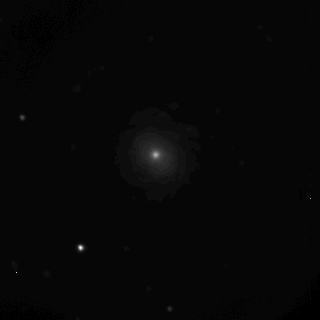
#> input picture 01_basic_notions/images/m51.tif, 320 x 320 px
$ jupyter execute --allow-errors 101_what_is_a_digital_image.ipynb
#> lines starting #> are read from the running program, lines starting #| are printed output that depends on the picture
[Back to the main menu](../README.md)</p>
[Back to the menu of chapter 01](./README.md)

<h1>Table of Contents<span class="tocSkip"></span></h1>
<div class="toc"><ul class="toc-item"><li><span><a href="#Preamble" data-toc-modified-id="Preamble-1"><span class="toc-item-num">1&nbsp;&nbsp;</span>Preamble</a></span></li><li><span><a href="#Pixels-:-an-image-as-a-table-of-numbers" data-toc-modified-id="Pixels-:-an-image-as-a-table-of-numbers-2"><span class="toc-item-num">2&nbsp;&nbsp;</span>Pixels : an image as a table of numbers</a></span></li><li><span><a href="#Image-size-:-physical,-DPI,-interpolation-and-scaling" data-toc-modified-id="Image-size-:-physical,-DPI,-interpolation-and-scaling-3"><span class="toc-item-num">3&nbsp;&nbsp;</span>Image size : physical, DPI, interpolation and scaling</a></span><ul class="toc-item"><li><span><a href="#Physical-size" data-toc-modified-id="Physical-size-3.1"><span class="toc-item-num">3.1&nbsp;&nbsp;</span>Physical size</a></span></li><li><span><a href="#Interpolation" data-toc-modified-id="Interpolation-3.2"><span class="toc-item-num">3.2&nbsp;&nbsp;</span>Interpolation</a></span></li><li><span><a href="#DPI" data-toc-modified-id="DPI-3.3"><span class="toc-item-num">3.3&nbsp;&nbsp;</span>DPI</a></span><ul class="toc-item"><li><span><a href="#[Optional]-What-it-means-in-Python-terms-:" data-toc-modified-id="[Optional]-What-it-means-in-Python-terms-:-3.3.1"><span class="toc-item-num">3.3.1&nbsp;&nbsp;</span>[Optional] What it means in Python terms :</a></span></li><li><span><a href="#Illustration-:-a-figure's-size-when-set-to-be-printed-on-a-100-dpi-paper" data-toc-modified-id="Illustration-:-a-figure's-size-when-set-to-be-printed-on-a-100-dpi-paper-3.3.2"><span class="toc-item-num">3.3.2&nbsp;&nbsp;</span>Illustration : a figure's size when set to be printed on a 100 dpi paper</a></span></li><li><span><a href="#Illustration-:-the-same-figure's-size-when-set-to-be-printed-on-a-200-dpi-paper." data-toc-modified-id="Illustration-:-the-same-figure's-size-when-set-to-be-printed-on-a-200-dpi-paper.-3.3.3"><span class="toc-item-num">3.3.3&nbsp;&nbsp;</span>Illustration : the same figure's size when set to be printed on a 200 dpi paper.</a></span></li><li><span><a href="#Simulation-of-several-printing-situations" data-toc-modified-id="Simulation-of-several-printing-situations-3.3.4"><span class="toc-item-num">3.3.4&nbsp;&nbsp;</span>Simulation of several printing situations</a></span></li></ul></li></ul></li><li><span><a href="#Lookup-table-or-LUT-:-viewing-pixel-values-in-color." data-toc-modified-id="Lookup-table-or-LUT-:-viewing-pixel-values-in-color.-4"><span class="toc-item-num">4&nbsp;&nbsp;</span>Lookup table or LUT : viewing pixel values in color.</a></span></li><li><span><a href="#Bit-Depth" data-toc-modified-id="Bit-Depth-5"><span class="toc-item-num">5&nbsp;&nbsp;</span>Bit Depth</a></span></li></ul></div>

```
Author : Yannick Krempp
Cellular Imaging Facility
28.05.2020
```

# 101 - Pixel, size, color, and value : What is a digital image ?

## Preamble

To discover how a digital image is built and understood by a computer, there are a few notions you need to understand: **What are pixels, what is a digital image size and dimension, what about its color ?**

These notions are explored below.

> *Important note : You will see Python code. You can ignore the code parts if you're not familiar with, and come back later on to see how the figures and interactive views were generated*.

## Pixels : an image as a table of numbers

A digital image is just a table of numbers or a set of tables in the case of mutliple channels that represent the pixels and their respective intensities.

To illustrate this concept, we can fill a table with random values of 0 and 1 and display it as an image, and compare it to an actual image:

[cell 1]
import numpy as np
import pandas as pd
from skimage import io
import matplotlib.pyplot as plt
import random

random.seed()
df = pd.DataFrame(np.random.randint(0,2,size=(10, 10)))
#> (the rest of this cell did not finish here and is left out)

The right image is a sample from Fiji with 3 channels and 56 slices.

**We can display some of their values to understand how they are encoded:**

[cell 2]
print('Binary image: \n\n', df.head(100),'\n')
#> (the rest of this cell did not finish here and is left out)

## Image size : physical, DPI, interpolation and scaling

Usually people refer to image size as *how large* they see the image displayed. This is most of the time a false statement.
A better definition is that an image's **dimension** (or *digital size*) is only defined by its size **in pixels**.

On the other hand, the way a digital image is displayed **in physical size** depends both on the **characteristics of the  medium** it is represented on, and the choice the user makes to rescale it or not.

The medium's correspondance between the physical size and the number of pixels is called the **resolution** of the medium. Due to the nature of the medium, it can be **fixed** (e.g a computer screen) or **variable** (e.g. printing on paper).

> *When printing an image, the user has to decide what size the pixels of image should be, that is the resolution. But he can also decide what size to overall image should be via interpolation.*

> *If the user doesn't want to use interpolation when printing (to avoid resizing artifacts for instance) then **the size of the image is solely decided by its pixel size or resolution**. *

> *This resolution is represented by a number: the number of dots/points per inches or **DPI** (There's actually a diffrence between DPI and PPI, but this is beyond the scope of this course).*

### Physical size

As an interactive example, here is the same image displayed at different physical sizes **in inches** on your screen (use the slider).

> *The interpolation is handled by the drawing engine of the* `Matplotlib` *library used to represent these images.*

[cell 3]
df_2bit = pd.DataFrame(np.random.randint(0, 2, size=(10, 10)))

from ipywidgets import interact, IntSlider


def draw_fig_at_size(s):
    fig = plt.figure(figsize=(s, s))
    fig.add_subplot(1, 1, 1)
    plt.title(f"10x10 pixels, at size : {s} inches")
    plt.imshow(df_2bit, cmap="gray")


interact(
    draw_fig_at_size,
    s=IntSlider(min=2, max=10, step=1, value=5, continuous_update=True),
);
#> the sliders are set to s = 5
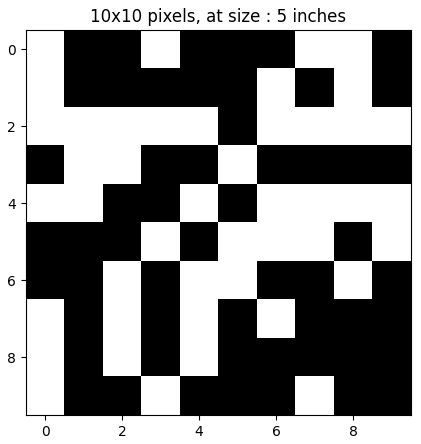
#> figure drawn by matplotlib, 1 panel

### Interpolation

If you represent each pixel of the image with a single pixel on your computer screen, you are viewing the image in its real dimension: **1 pixel from the image = 1 pixel on your screen**

> *This is often refered to as a **100% magnification** in your typical processing software.*

---

However, most the time this is not true, especially when using modern high resolution screens. In this case you are actually displaying your image with an **interpolation**.

> *Interpolation can also be used when displaying an image in a smaller size than it actually is (e.g showing a 1024x1024 pixels image in a 512x512 pixels canvas). *

---

**In summary, interpolation occurs when:**

- you are **upscaling** the image to recreate the missing pixels,
or
- you are **downscaling** the image to find the most representative value of a group of pixels.

> *There are many different algorithms used to interpolate an image from one size to another.*

**Here are some examples with our 10x10 pixels image:**

[cell 4]
fig, ax = plt.subplots(figsize=(20, 20), ncols=3)

map1 = ax[0].imshow(df_2bit.astype(float), cmap='gray', interpolation='nearest')
ax[0].set_title('Nearest neighbors')

map2 = ax[1].imshow(df_2bit.astype(float),cmap='gray', interpolation='bilinear')
ax[1].set_title('bilinear')

map3 = ax[2].imshow(df_2bit.astype(float),cmap='gray', interpolation='bicubic')
ax[2].set_title('Bicubic');
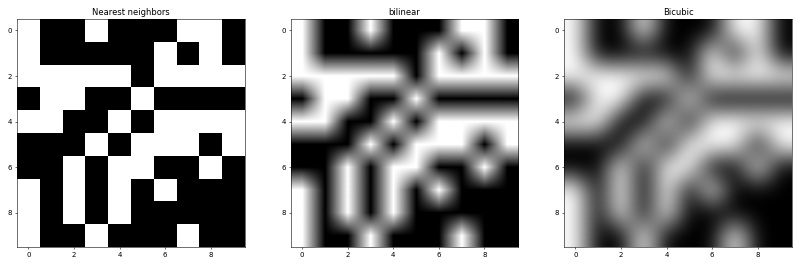
#> figure drawn by matplotlib, 3 panels
#> the sliders are set to image_size = 256, image_inches = 3, canvas_dpi = 150

**Here is an interactive example with a 10x10 pixels image and all the available interpolation methods:**

[cell 5]
df_2bit_100px = pd.DataFrame(np.random.randint(0, 2, size=(10, 10)))

from ipywidgets import *

interpol_options = [None, 'none', 'nearest', 'bilinear', 'bicubic', 'spline16',
           'spline36', 'hanning', 'hamming', 'hermite', 'kaiser', 'quadric',
           'catrom', 'gaussian', 'bessel', 'mitchell', 'sinc', 'lanczos']

def draw_fig_at_size(s, interpol):
    fig = plt.figure(figsize=(s, s))
    fig.add_subplot(1, 1, 1)
    plt.title(f"10x10 pixels, at size : {s}")
    plt.imshow(df_2bit_100px, cmap="gray", interpolation=interpol)


#> (the rest of this cell did not finish here and is left out)

### DPI

**DPI** stand for **Dots Per Inch**. It represents the *number of pixels printed per inch on a paper medium*. **DPI has no meaning outside of printing**.

**DPI is inherently related to the medium supporting the image**: a computer screen has a certain number of physical pixels that cannot change. If you count the number of pixels of this screen along one inch, you are measuring its DPI.

> *TIP : Since this is the only value it can take, there is no point of using it if you never plan to print the image, because changing this value on Photoshop for example (without changing the pixel dimension !) will not change the image size on the screen.*

Media like paper do not have inherent DPI limitations like computer screens, and the user can decide at which DPI he wants to print an image.

Another way of putting it is that **DPI is the resolution at which a digital image will be printed** on a specific medium.

#### [Optional] What it means in Python terms :

*From [Stack Overflow post by user ImportanceOfBeingErnest](https://stackoverflow.com/questions/47633546/relationship-between-dpi-and-figure-size#47639545)* :

**Figure size** (`figsize`) determines the size of the figure in inches. This gives the amount of space the axes (and other elements) have inside the figure. The default figure size is (6.4, 4.8) inches in matplotlib 2. A larger figure size will allow for longer texts, more axes or more ticklabels to be shown.

Dots per inches (dpi) determines how many pixels the figure comprises. **The default dpi in matplotlib is 100**. A figure of figsize=(w,h) will have

```python
px, py = w*dpi, h*dpi  # pixels
# e.g.
# 6.4 inches * 100 dpi = 640 pixels
```

So in order to obtain a figure with a pixel size of e.g. (1200,600) you may chose several combinations of figure size and dpi, e.g.

```python
figsize=(15,7.5), dpi= 80
figsize=(12,6)  , dpi=100
figsize=( 8,4)  , dpi=150
figsize=( 6,3)  , dpi=200
```

#### Illustration : a figure's size when set to be printed on a 100 dpi paper

- The **image data** is 256x256 pixels
- The **image** is drawn on a **canvas** of 500x500 pixels
- The **figure**'s size is then **scaled** using `figsize=(4,4)` to make sure you have **100** pixels per inch on the paper **when printed at 100 DPI**
- The **figure**'s **resolution** is 100 DPI.

[cell 6]
fig, ax = plt.subplots(figsize=(4, 4), dpi=100)

#> (the rest of this cell did not finish here and is left out)

#### Illustration : the same figure's size when set to be printed on a 200 dpi paper.

- The **image data** is 256x256 pixels
- The **image** is drawn on a **canvas** of 500x500 pixels
- The **figure**'s size is then **scaled** using `figsize=(2,2)` to make sure you have **200** pixels per inch on the paper **when printed at 200 DPI**
- The **figure**'s **resolution** is 200 DPI.

[cell 7]
fig2, ax2 = plt.subplots(figsize=(2, 2), dpi=200)

#> (the rest of this cell did not finish here and is left out)

**Notice the change in the font and grid sizes that automatically adapts itself to the DPI value while the figure size stays the same**

####  Simulation of several printing situations

Both a 50 DPI and a 150 DPI picture will appear as having the same physical size when printed respectively on 50 DPI and 150 DPI canvas.

On the contrary, printing an image scaled for 50 DPI on a 150 DPI canvas will have it appear 3 times smaller.

**Here is how this would look like on paper :**

[cell 8]
fig, ax = plt.subplots(figsize=(20, 20), ncols=3)

#> (the rest of this cell did not finish here and is left out)

**And now interactively :**

- You can decide what size (`image_size`) **in pixels** your image starts with.
- Then you define what size **in inches** (`image_inches`) you want your image to be.
- Finally you can set up the **medium's (=canvas) DPI** your image will be printed on (`canvas_dpi`)

[cell 9]
from skimage.transform import resize


def draw_fig_at_dpi(image_size=300, canvas_dpi=100, image_inches=3):

    # define the canvas size
    fig_size_dpi = round(500 / canvas_dpi, ndigits=2)

    # define the image's actual size
    original_size = 300
    original_canvas = 100
    original_inches = 3

    original_factor = original_size * original_inches / original_canvas
    new_factor = image_size * image_inches / canvas_dpi

    ratio = new_factor / original_factor

    image_new_size = round(original_size * ratio)
    image_resized = resize(
        big_image[20, :, :, :], [image_new_size, image_new_size, 3], anti_aliasing=True
    )

    # Draw the figure
    fig, ax = plt.subplots(
        figsize=(fig_size_dpi, fig_size_dpi), ncols=1, dpi=canvas_dpi
    )
    ax.imshow(image_resized)
    ax.set_xlim(0, 500)
    ax.set_ylim(500, 0)
    ax.axes.yaxis.set_visible(False)
    ax.axes.xaxis.set_visible(False)

    print(
        f'An image with a size of {image_size}px. The image is resized to be printed at {image_inches} inches on a canvas of 100 DPI. It is then "printed" on a canvas of {canvas_dpi} DPI:'
    )


# Convenience function to center the figure
from IPython.display import display, HTML

display(
    HTML(
        """
<style>
.output {
    display: flex;
    align-items: left;
    text-align: center;
}
</style>
"""
    )
)

#> (the rest of this cell did not finish here and is left out)

## Lookup table or LUT : viewing pixel values in color.

If you consider the simple case of an 8-bit grayscale digital image, a single number per pixel represents the intensity of the signal.

> *Without additional information, **there is no specific color tied to the pixel values in the data itself**.*

You can represent these values using gray levels, which is often the default in life science. But **you can also use a LUT (lookup table) or Colormap** to assign a specific color to each value and create an **artificial color** representation of the data.

> *Some colormaps are **gradients** from dark (low intensities) to light (high intensities), but there are also specialized colormaps than can **highlight** a change in intensity or texture, **split your data into several classes**, or **mimic reality** with a colorized version of a black and white image like a satellite image of an island.*

**Here is the exact same image, but represented using different colormaps:**

- gray : *the default color map*
- jet : *highlights high intensities*
- Set1 : *divides image into classes*
- flag : *highlights areas with high or low variabilities (texture)*
- terrain : *mimics a satellite view of land*

[cell 10]
fig, ax = plt.subplots(figsize=(25, 4), ncols=5)

#> (the rest of this cell did not finish here and is left out)

## Bit Depth

The pixels have coordinates but also values. In the simple case of a grayscale image, each pixel has only one value.

> *This value is often the intensity of the signal in the case of a fluorescence image.*

The range of these values is depending on the bit depth chosen by the user or decided by the device used to produce the image.

> *For example, a pixel of an 8-bit image has 2^8 or 256 possible values, ranging from 0 to 255.*

**Here are several images with different bitdepth**

[cell 11]
df_2bit = pd.DataFrame(np.random.randint(0,2,size=(10, 10)))
df_4bit = pd.DataFrame(np.random.randint(0,16,size=(10, 10)))
df_8bit = pd.DataFrame(np.random.randint(0,255,size=(10, 10)))
df_12bit = pd.DataFrame(np.random.randint(0,2^12-1,size=(10, 10)))
df_14bit = pd.DataFrame(np.random.randint(0,2^14-1,size=(10, 10)))

fig = plt.figure(figsize=(20,20))

fig.add_subplot(1,5,1)
plt.title('2 Bits \n 2 possible gray values')
plt.imshow(df_2bit, cmap='gray')

fig.add_subplot(1,5,2)
plt.title('4 Bits \n 16 possible gray values')
plt.imshow(df_4bit,cmap='gray')

fig.add_subplot(1,5,3)
plt.title('8 Bits \n 256 possible gray values')
plt.imshow(df_8bit,cmap='gray')

fig.add_subplot(1,5,4)
plt.title('12 Bits \n 4096 possible gray values')
plt.imshow(df_12bit,cmap='gray')

fig.add_subplot(1,5,5)
plt.title('14 Bits \n 16384 possible gray values')
plt.imshow(df_14bit,cmap='gray');
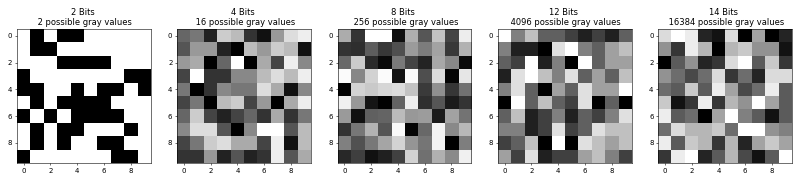
#> figure drawn by matplotlib, 5 panels

----
**Here is an interactive example on bit depth**

Notice the loss of information when decreasing from 16 bits to 1 bit. Use the menu to view the images with a different color palette.

> *Unless you are using some very special display, you will not notice any differences between 12 and 16 bits using the standard gray levels color map*.

> *You can select a different color map using the dropdown menu to better see the effect of decreasing the bit depth*.

> *Generally computer monitors are able to display between 8 to 12 bits of color, but the human eye can barely notice any difference past 900 levels (around 10 bit) in optimal conditions anyways*.<sup>1</sup>

[cell 12]
from skimage import exposure
from skimage.util import img_as_uint

df_16bit = np.random.randint(0,2**16-1,size=(50, 50))
df_16bit.sort(axis=1)

real_image = io.imread('./images/m51.tif')
#> real_image is the input picture: shape (320, 320) uint16; min 22, max 10106, mean 376.6

cmap_options = ['gray', 'viridis', 'jet', 'hot', 'coolwarm', 'seismic',
           'terrain', 'bone', 'twilight', 'ocean', 'RdBu', 'nipy_spectral']

def draw_fig_at_bit(c_map, bit):
    df_bit = exposure.rescale_intensity(df_16bit, out_range=(0, 2**bit - 1))
    real_image_bit = exposure.rescale_intensity(real_image, out_range=(0, 2**bit - 1))
    fig = plt.figure(figsize=(15,10))
    fig.add_subplot(1,2,1)
    plt.title(f'Synthetic image \n {bit} Bit(s) \n {2**bit} possible gray values')
    plt.imshow(df_bit, cmap=c_map,vmin=0, vmax=2**bit-1)

    fig.add_subplot(1,2,2)
    plt.title(f'A native 16-bit image: the M51 galaxy \n {bit} Bit(s) \n {2**bit} possible gray values')
    plt.imshow(real_image_bit, cmap=c_map,vmin=0, vmax=2**bit-1)

#> (the rest of this cell did not finish here and is left out)
